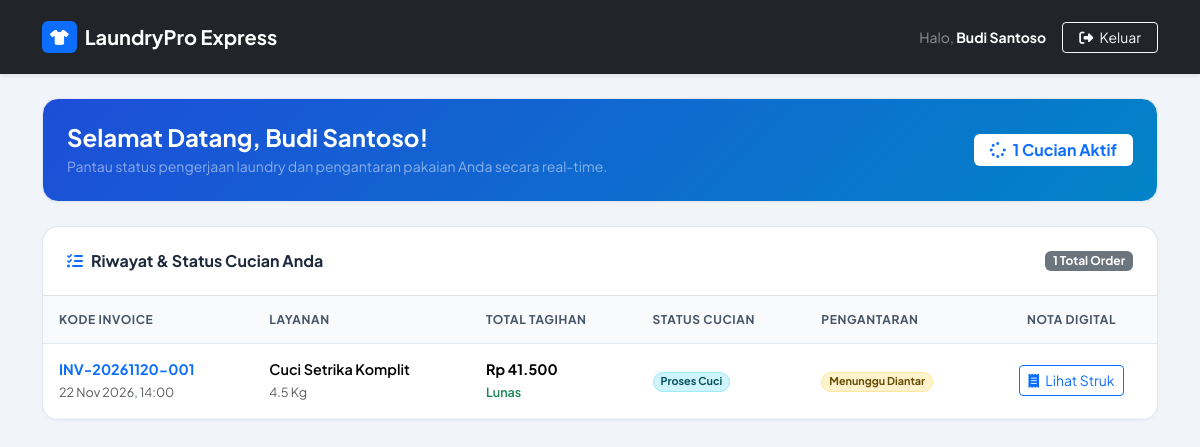
Screenshot of /pelanggan_dashboard.php (signed in) with the database file from the repository.
### tables this page shows
CREATE TABLE `pengaturan_toko` (
    `id` INT PRIMARY KEY DEFAULT 1,
    `nama_toko` VARCHAR(100) NOT NULL DEFAULT 'LaundryPro Express',
    `tagline` VARCHAR(150) NOT NULL DEFAULT 'Bersih, Wangi, Rapi & Tepat Waktu',
    `alamat_toko` TEXT NOT NULL,
    `no_wa_toko` VARCHAR(25) NOT NULL,
    `biaya_antar_default` DECIMAL(12,2) NOT NULL DEFAULT 10000,
    `catatan_struk` VARCHAR(255) NOT NULL DEFAULT 'Terima kasih telah mempercayakan pakaian Anda kepada kami.'
);

CREATE TABLE `transaksi` (
    `id` INT AUTO_INCREMENT PRIMARY KEY,
    `kode_invoice` VARCHAR(30) NOT NULL UNIQUE,
    `pelanggan_id` INT NULL,
    `nama_pelanggan` VARCHAR(100) NOT NULL,
    `no_hp` VARCHAR(20) NOT NULL,
    `alamat_antar` TEXT NULL,
    `layanan_id` INT NULL,
    `jenis_layanan` VARCHAR(100) NOT NULL,
    `harga_satuan` DECIMAL(12,2) NOT NULL DEFAULT 0,
    `berat_qty` DECIMAL(8,2) NOT NULL,
    `satuan` VARCHAR(20) NOT NULL DEFAULT 'Kg',
    `subtotal` DECIMAL(12,2) NOT NULL,
    `diskon` DECIMAL(12,2) NOT NULL DEFAULT 0,
    `biaya_antar` DECIMAL(12,2) NOT NULL DEFAULT 0,
    `total_harga` DECIMAL(12,2) NOT NULL,
    `metode_bayar` ENUM('Tunai', 'QRIS', 'Transfer Bank') NOT NULL DEFAULT 'Tunai',
    `status_bayar` ENUM('Belum Lunas', 'Lunas') NOT NULL DEFAULT 'Lunas',
    `pakai_antar` TINYINT(1) NOT NULL DEFAULT 0,
    `status_cucian` ENUM('Baru Masuk', 'Proses Cuci', 'Proses Setrika', 'Siap Diambil', 'Selesai') NOT NULL DEFAULT 'Baru Masuk',
    `status_antar` ENUM('Ambil Sendiri', 'Menunggu Diantar', 'Sedang Diantar', 'Terkirim') NOT NULL DEFAULT 'Ambil Sendiri',
    `catatan` TEXT NULL,
    `estimasi_selesai` DATETIME NULL,
    `tanggal_transaksi` DATETIME DEFAULT CURRENT_TIMESTAMP,
    `updated_at` TIMESTAMP DEFAULT CURRENT_TIMESTAMP ON UPDATE CURRENT_TIMESTAMP,
    CONSTRAINT `fk_transaksi_user` FOREIGN KEY (`pelanggan_id`) REFERENCES `users`(`id`) ON DELETE SET NULL,
    CONSTRAINT `fk_transaksi_layanan` FOREIGN KEY (`layanan_id`) REFERENCES `layanan`(`id`) ON DELETE SET NULL
);

### config/helpers.php (called while the page is built, shortened)
<?php
function e(?string $str): string {
    return htmlspecialchars($str ?? '', ENT_QUOTES, 'UTF-8');
}
function rupiah($angka): string {
    return 'Rp ' . number_format((float)$angka, 0, ',', '.');
}
function get_toko(PDO $pdo): array {
    $stmt = $pdo->query("SELECT * FROM pengaturan_toko WHERE id = 1");
    return $stmt->fetch() ?: [
        'nama_toko' => 'LaundryPro Express',
        'tagline' => 'Solusi Laundry Modern',
        'alamat_toko' => 'Jl. Merdeka No. 1',
        'no_wa_toko' => '081234567890',
        'biaya_antar_default' => 10000,
        'catatan_struk' => 'Terima kasih atas kepercayaan Anda.'
    ];
}
function badge_status_cucian(string $status): string {
    return match ($status) {
        'Baru Masuk'     => 'bg-secondary-subtle text-secondary border border-secondary-subtle',
        'Proses Cuci'    => 'bg-info-subtle text-info-emphasis border border-info-subtle',
        'Proses Setrika' => 'bg-primary-subtle text-primary-emphasis border border-primary-subtle',
        'Siap Diambil'   => 'bg-warning-subtle text-warning-emphasis border border-warning-subtle',
        'Selesai'        => 'bg-success-subtle text-success-emphasis border border-success-subtle',
        default          => 'bg-light text-dark'
    };
}
function badge_status_antar(string $status): string {
    return match ($status) {
        'Ambil Sendiri'    => 'bg-light text-secondary border',
        'Menunggu Diantar' => 'bg-warning-subtle text-warning-emphasis border border-warning-subtle',
        'Sedang Diantar'   => 'bg-primary-subtle text-primary-emphasis border border-primary-subtle',
        'Terkirim'         => 'bg-success-subtle text-success-emphasis border border-success-subtle',
        default            => 'bg-light text-dark'
    };
}

### pelanggan_dashboard.php (the view, shortened to what this page needs)
<?php
require_once 'config/database.php';
require_once 'config/helpers.php';
$toko = get_toko($pdo);
$no_hp = $_SESSION['no_hp'] ?? '';
$user_id = $_SESSION['user_id'];
$stmt = $pdo->prepare("SELECT * FROM transaksi WHERE pelanggan_id = ? OR no_hp = ? ORDER BY id DESC");
$stmt->execute([$user_id, $no_hp]);
$pesananList = $stmt->fetchAll();
$aktifCount = 0;
foreach ($pesananList as $p) {
    if ($p['status_cucian'] !== 'Selesai') {
        $aktifCount++;
    }
}
?>
<!DOCTYPE html>
<html lang="id">
<head>
    <link href="https://cdn.jsdelivr.net/npm/bootstrap@5.3.3/dist/css/bootstrap.min.css" rel="stylesheet">
    <link rel="stylesheet" href="https://cdnjs.cloudflare.com/ajax/libs/font-awesome/6.5.1/css/all.min.css">
    <link rel="stylesheet" href="assets/css/app.css">
</head>
<body>
    <nav class="navbar navbar-dark bg-dark py-3 shadow-sm">
        <div class="container">
            <a class="navbar-brand fw-bold d-flex align-items-center gap-2" href="#">
                <span class="badge bg-primary p-2"><i class="fa-solid fa-shirt"></i></span>
                <span><?= e($toko['nama_toko']); ?></span>
            </a>
            <div class="d-flex align-items-center gap-3">
                <span class="text-white-50 small d-none d-sm-inline">Halo, <strong class="text-white"><?= e($_SESSION['nama_lengkap']); ?></strong></span>
                <a href="actions/auth_logout.php" class="btn btn-outline-light btn-sm px-3">
                    <i class="fa-solid fa-right-from-bracket me-1"></i> Keluar
                </a>
            </div>
        </div>
    </nav>
    <div class="container py-4">
        <div class="card-pro p-4 mb-4 text-white" style="background: linear-gradient(135deg, #1d4ed8 0%, #0284c7 100%);">
            <div class="row align-items-center">
                <div class="col-md-8">
                    <h4 class="fw-bold mb-1">Selamat Datang, <?= e($_SESSION['nama_lengkap']); ?>!</h4>
                    <p class="mb-0 text-white-50 small">Pantau status pengerjaan laundry dan pengantaran pakaian Anda secara real-time.</p>
                </div>
                <div class="col-md-4 text-md-end mt-3 mt-md-0">
                    <span class="badge bg-white text-primary px-3 py-2 fs-6">
                        <i class="fa-solid fa-spinner me-1"></i> <?= $aktifCount; ?> Cucian Aktif
                    </span>
                </div>
            </div>
        </div>
        <div class="card-pro overflow-hidden">
            <div class="p-4 border-bottom d-flex justify-content-between align-items-center">
                <h6 class="fw-bold mb-0"><i class="fa-solid fa-list-check text-primary me-2"></i>Riwayat & Status Cucian Anda</h6>
                <span class="badge bg-secondary"><?= count($pesananList); ?> Total Order</span>
            </div>
            <div class="table-responsive">
                <table class="table table-pro align-middle mb-0">
                    <thead>
                        <tr>
                            <th>Kode Invoice</th>
                            <th>Layanan</th>
                            <th>Total Tagihan</th>
                            <th>Status Cucian</th>
                            <th>Pengantaran</th>
                            <th class="text-center">Nota Digital</th>
                        </tr>
                    </thead>
                    <tbody>
                        <?php if (empty($pesananList)): ?>
                            <tr><td colspan="6" class="text-center py-5 text-muted">Anda belum memiliki riwayat transaksi laundry.</td></tr>
                        <?php else: ?>
                            <?php foreach ($pesananList as $row): ?>
                                <tr>
                                    <td>
                                        <span class="fw-bold text-primary d-block"><?= e($row['kode_invoice']); ?></span>
                                        <small class="text-muted"><?= date('d M Y, H:i', strtotime($row['tanggal_transaksi'])); ?></small>
                                    </td>
                                    <td>
                                        <div class="fw-semibold"><?= e($row['jenis_layanan']); ?></div>
                                        <small class="text-muted"><?= (float)$row['berat_qty']; ?> <?= e($row['satuan']); ?></small>
                                    </td>
                                    <td>
                                        <div class="fw-bold"><?= rupiah($row['total_harga']); ?></div>
                                        <small class="<?= $row['status_bayar'] === 'Lunas' ? 'text-success' : 'text-danger'; ?> fw-semibold"><?= e($row['status_bayar']); ?></small>
                                    </td>
                                    <td><span class="badge rounded-pill <?= badge_status_cucian($row['status_cucian']); ?>"><?= e($row['status_cucian']); ?></span></td>
                                    <td><span class="badge rounded-pill <?= badge_status_antar($row['status_antar']); ?>"><?= e($row['status_antar']); ?></span></td>
                                    <td class="text-center">
                                        <a href="struk.php?id=<?= $row['id']; ?>" target="_blank" class="btn btn-sm btn-outline-primary">
                                            <i class="fa-solid fa-receipt me-1"></i> Lihat Struk
                                        </a>
                                    </td>
                                </tr>
                            <?php endforeach; ?>
                        <?php endif; ?>
                    </tbody>
                </table>
            </div>
        </div>
    </div>
</body>
</html>

### assets/css/app.css (style rules this page uses)
:root { --lp-primary: #2563eb; --lp-primary-dark: #1d4ed8; --lp-accent: #0ea5e9; --lp-sidebar-bg: #0f172a; --lp-sidebar-hover: rgba(255, 255, 255, 0.08); --lp-body-bg: #f1f5f9; --lp-card-border: #e2e8f0; --lp-sidebar-width: 265px; }
body { font-family: 'Plus Jakarta Sans', -apple-system, BlinkMacSystemFont, sans-serif; background-color: var(--lp-body-bg); color: #1e293b; overflow-x: hidden; }
.card-pro { background: #ffffff; border: 1px solid var(--lp-card-border); border-radius: 16px; box-shadow: 0 1px 3px rgba(15, 23, 42, 0.04); }
.table-pro thead th { background-color: #f8fafc; color: #475569; font-size: 0.75rem; font-weight: 700; text-transform: uppercase; letter-spacing: 0.05em; border-bottom: 1px solid #e2e8f0; padding: 0.9rem 1rem; }
.table-pro tbody td { padding: 0.95rem 1rem; border-bottom: 1px solid #f1f5f9; font-size: 0.9rem; }

### rows the page displays
pengaturan_toko: nama_toko "LaundryPro Express"
transaksi: kode_invoice "INV-20261120-001", tanggal_transaksi "22 Nov 2026, 14:00", jenis_layanan "Cuci Setrika Komplit", berat_qty "4.5", satuan "Kg", total_harga "Rp 41.500", status_bayar "Lunas", status_cucian "Proses Cuci", status_antar "Menunggu Diantar"

### other values shown
$_SESSION['nama_lengkap'] "Budi Santoso"
$aktifCount "1"
count($pesananList) "1"
